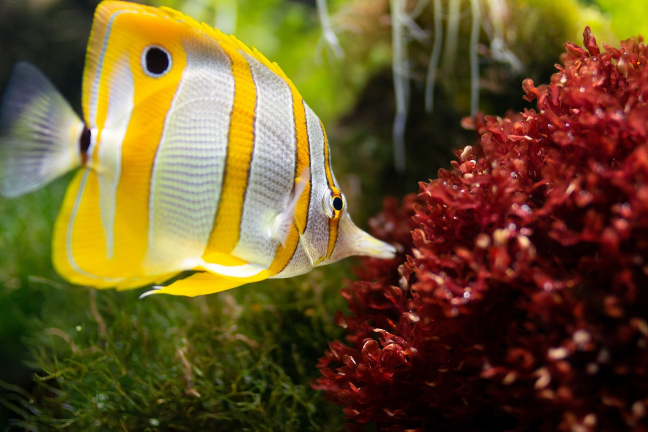
#> input picture images/fish.jpg, 1296 x 864 px (shown at 1/2 size)
$ python main.py
#> lines starting #> are read from the running program, lines starting #| are printed output that depends on the picture
from PIL import Image
import os

__dir__ = os.path.dirname(__file__)

def openSave():
    print('Opening image...')
    img = Image.open(__dir__+"/images/fish.jpg")
#> img is the input picture: PIL image 1296x864 RGB; mean R, G, B 106.3, 83.8, 41.7
    imageName = 'normal'
    imageFormat = 'png'
    print('Saving as: '+imageName+'.'+imageFormat)
    img.save(__dir__+'/'+imageName+'.'+imageFormat)
    print('Image saved on '+__dir__)
    print('Showing image...')
    img.show()
    input('\npress enter to continue...\n')
    img.close()

def quantize():
    img = Image.open(__dir__+"/images/fish.jpg")
    print('Quantizing image...')
    img = img.quantize(16)
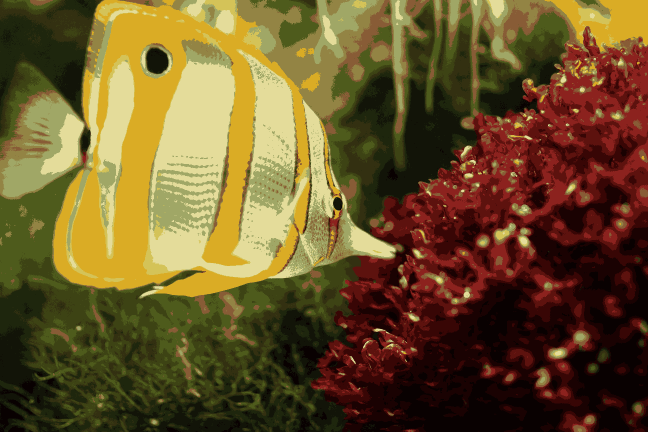
#> img: PIL image 1296x864 P (shown at 1/2 size); mean R, G, B 106, 83.2, 40
    print('Showing image...')
    img.show()
    input('\npress enter to continue...\n')
    img.close()

def convertRGB():
    img = Image.open(__dir__+"/images/fish.jpg")
    imageName = 'RGB'
    print('Converting into '+imageName+' Mode...')
    img = img.convert(imageName)
    print('Showing image...')
    img.show()
    input('\npress enter to continue...\n')
    img.close()

def convertL():
    img = Image.open(__dir__+"/images/fish.jpg")
    imageName = 'L'
    print('Converting into '+imageName+' Mode...')
    img = img.convert(imageName)
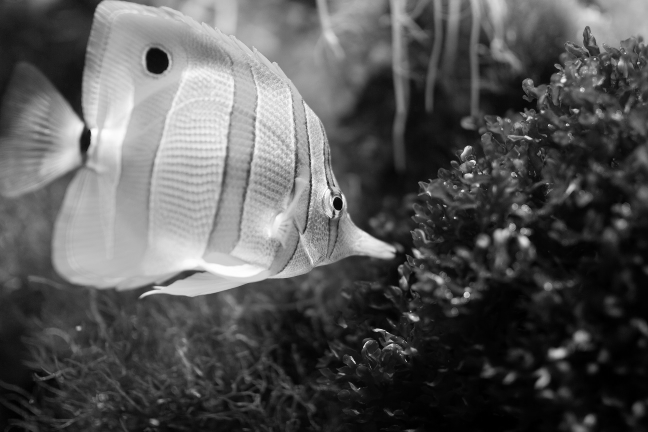
#> img: PIL image 1296x864 L (shown at 1/2 size); min 0, max 255, mean 85.7
    print('Showing image...')
    img.show()
    input('\npress enter to continue...\n')
    img.close()

def convertP():
    img = Image.open(__dir__+"/images/fish.jpg")
    imageName = 'P'
    print('Converting into '+imageName+' Mode...')
    img = img.convert(imageName)
#> img: PIL image 1296x864 P
    print('Showing image...')
    img.show()
    input('\npress enter to continue...\n')
    img.close()

def crop():
    img = Image.open(__dir__+"/images/fish.jpg")
    width, height = img.size
#> width = 1296; height = 864
    print('Cropping image...')
    img = img.crop((100,100,width/2,height/2))
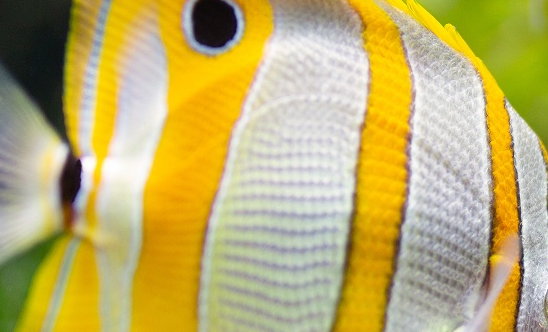
#> img: PIL image 548x332 RGB; mean R, G, B 190.1, 174.9, 108
    print('Showing image...')
    img.show()
    input('\npress enter to continue...\n')
    img.close()

def flip():
    img = Image.open(__dir__+"/images/fish.jpg")
    print('Flipping image...')
    img = img.transpose(Image.FLIP_LEFT_RIGHT)
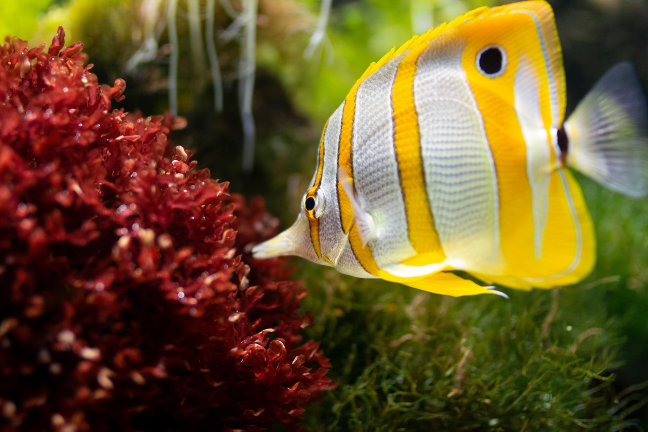
#> img: PIL image 1296x864 RGB (shown at 1/2 size); mean R, G, B 106.3, 83.8, 41.7
    print('Showing image...')
    img.show()
#> (the run stopped early here; a loop or call above may not have finished)
